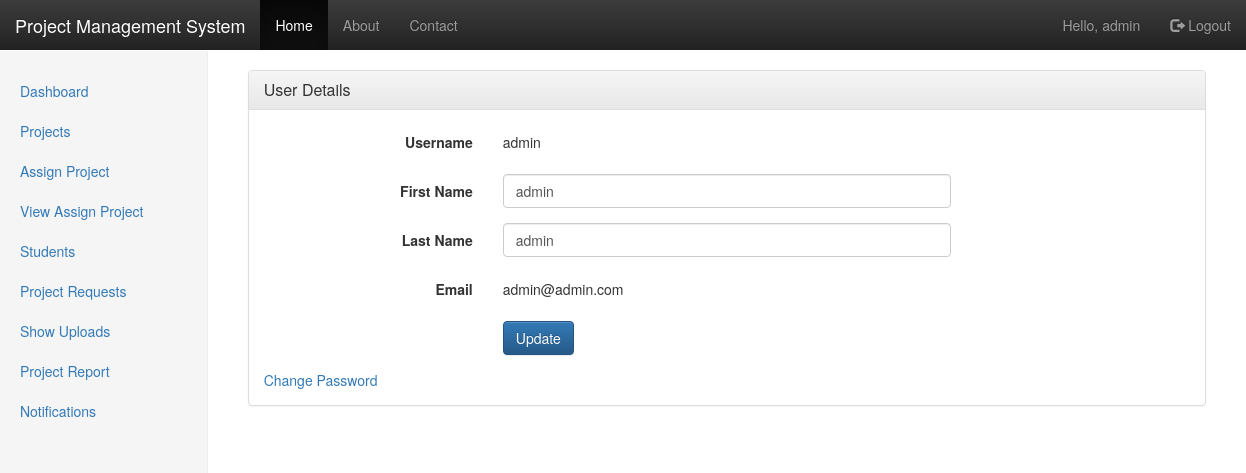
Screenshot of /userDetails.php (signed in) with the database file from the repository.
### tables this page shows
CREATE TABLE users (
  id int NOT NULL PRIMARY KEY AUTO_INCREMENT,
  username varchar(25) NOT NULL,
  first_name varchar(25) DEFAULT NULL,
  last_name varchar(25) DEFAULT NULL,
  email varchar(50) NOT NULL,
  password varchar(25) NOT NULL,
  role_id int NOT NULL,
  FOREIGN KEY (role_id)
      REFERENCES roles(id)
      ON UPDATE CASCADE ON DELETE RESTRICT
);

### includes/functions.php (called while the page is built, shortened)
<?php
function find_user_by_id($userId) {
    global $connection;
    $safe_user_id = mysqli_real_escape_string($connection, $userId);
    $query = "SELECT * ";
    $query .= "FROM users ";
    $query .= "WHERE id = {$safe_user_id} ";
    $query .= "LIMIT 1";
    $user_set = mysqli_query($connection, $query);
    if ($user = mysqli_fetch_assoc($user_set)) {
        return $user;
    } else {
        return null;
    }
}
?>

### userDetails.php (the view, shortened to what this page needs)
<?php
$this_page = 'User Details';
require_once ("includes/dbConnect.php");
require_once ("includes/functions.php");
$userId = $_SESSION ['user_id'];
$current_user = find_user_by_id($userId);
$username = $current_user['username'];
$firstname = $current_user['first_name'];
$lastname = $current_user['last_name'];
$email = $current_user['email'];
?>
<!DOCTYPE html>
<html lang="en">
    <?php require_once ("includes/layout/head.php"); ?>
    <body>
        <?php require_once ("includes/layout/nav.php"); ?>
        <div class="container-fluid">
            <div class="row">
                <div class="col-md-2 sidebar">
                    <?php require_once ("includes/layout/sidebar.php"); ?>
                </div>
                <div class="col-md-10 col-md-offset-2 main">
                    <form
                        action="userDetails.php"
                        method="post">
                        <div class="form-horizontal">
                            <div class="panel panel-default">
                                <div class="panel-heading">
                                    <h3 class="panel-title"><?php echo $this_page; ?></h3>
                                </div>
                                <div class="panel-body">
                                    <div class="form-group">
                                        <label for="code" class="control-label col-md-3">Username</label>
                                        <div class="col-md-6">
                                            <p class="form-control-static"><?php echo $username ?></p>
                                        </div>
                                    </div>
                                    <div class="form-group">
                                        <label for="firstname" class="control-label col-md-3">First Name</label>
                                        <div class="col-md-6">
                                            <input type="text" name="firstname" class="form-control"
                                                   value="<?php echo $firstname ?>">
                                        </div>
                                    </div>
                                    <div class="form-group">
                                        <label for="lastname" class="control-label col-md-3">Last Name</label>
                                        <div class="col-md-6">
                                            <input type="text" name="lastname" class="form-control"
                                                   value="<?php echo $lastname ?>">
                                        </div>
                                    </div>
                                    <div class="form-group">
                                        <label for="code" class="control-label col-md-3">Email</label>
                                        <div class="col-md-6">
                                            <p class="form-control-static"><?php echo $email ?></p>
                                        </div>
                                    </div>
                                    <div class="form-group">
                                        <div class="col-md-offset-3 col-md-10">
                                            <input type="submit" name="submit" value="Update"
                                                   class="btn btn-primary" />
                                        </div>
                                    </div>
                                    <div>
                                        <a href="changePassword.php">Change Password</a>
                                    </div>
                                </div>
                            </div>
                        </div>
                    </form>
                </div>
            </div>
        </div>
    </body>
</html>

### css/styles.css (style rules this page uses)
body { padding-top: 50px; }
.sidebar { display: none; }
@media (min-width: 768px) { .sidebar { position: fixed; top: 51px; bottom: 0; left: 0; z-index: 1000; display: block; padding: 20px; overflow-x: hidden; overflow-y: auto; background-color: #f5f5f5; border-right: 1px solid #eee; } }
.main { padding: 20px; }
@media (min-width: 768px) { .main { padding-right: 40px; padding-left: 40px; } }

### rows the page displays
users: username "admin", firstname "admin", lastname "admin", email "admin@admin.com"

### other values shown
$_SESSION["username"] "admin"
$this_page "User Details"
